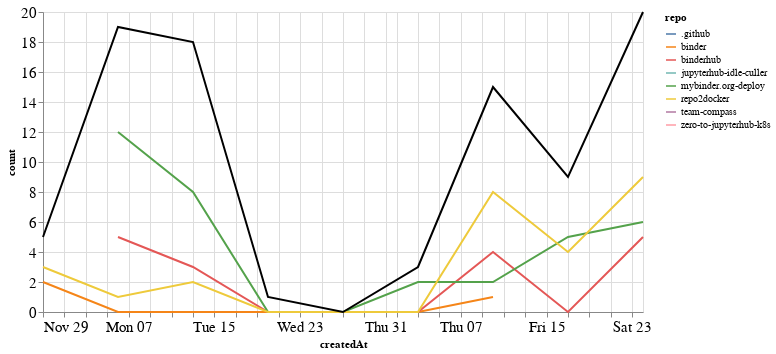

This figure's notebook cell:
### Markdown cell above
### Comments

### Code cell
comments_time = comments.groupby('repo').resample('W', on='createdAt').count()['author'].reset_index()
comments_time = comments_time.rename(columns={'author': 'count'})
comments_time_total = comments_time.groupby('createdAt').agg({"count": "sum"}).reset_index()
ch1 = alt.Chart(comments_time, width=600).mark_line().encode(
    x='createdAt',
    y='count',
    color='repo',
    tooltip="repo"
)

ch2 = alt.Chart(comments_time_total, width=600).mark_line(color="black").encode(
    x='createdAt',
    y='count',
)

ch1 + ch2

### Figure 1 — Vega-Lite specification as saved in the notebook (floating-point values rounded to 4 significant figures)
{"config": {"axisLeft": {"labelFontSize": 15}, "axisBottom": {"labelFontSize": 15}}, "layer": [{"data": {"name": "data-abe56807c6270080118525de98b57e03"}, "mark": "line", "encoding": {"color": {"type": "nominal", "field": "repo"}, "tooltip": {"type": "nominal", "field": "repo"}, "x": {"type": "temporal", "field": "createdAt"}, "y": {"type": "quantitative", "field": "count"}}, "width": 600}, {"data": {"name": "data-0ed85cc7c801f821a26f1b425b62c595"}, "mark": {"type": "line", "color": "black"}, "encoding": {"x": {"type": "temporal", "field": "createdAt"}, "y": {"type": "quantitative", "field": "count"}}, "width": 600}], "$schema": "https://vega.github.io/schema/vega-lite/v4.8.1.json", "datasets": {"data-abe56807c6270080118525de98b57e03": [{"repo": ".github", "createdAt": "2020-12-06T00:00:00", "count": 1}, {"repo": "binder", "createdAt": "2020-11-29T00:00:00", "count": 2}, {"repo": "binder", "createdAt": "2020-12-06T00:00:00", "count": 0}, {"repo": "binder", "createdAt": "2020-12-13T00:00:00", "count": 0}, {"repo": "binder", "createdAt": "2020-12-20T00:00:00", "count": 0}, {"repo": "binder", "createdAt": "2020-12-27T00:00:00", "count": 0}, {"repo": "binder", "createdAt": "2021-01-03T00:00:00", "count": 0}, {"repo": "binder", "createdAt": "2021-01-10T00:00:00", "count": 1}, {"repo": "binderhub", "createdAt": "2020-12-06T00:00:00", "count": 5}, {"repo": "binderhub", "createdAt": "2020-12-13T00:00:00", "count": 3}, {"repo": "binderhub", "createdAt": "2020-12-20T00:00:00", "count": 0}, {"repo": "binderhub", "createdAt": "2020-12-27T00:00:00", "count": 0}, {"repo": "binderhub", "createdAt": "2021-01-03T00:00:00", "count": 0}, {"repo": "binderhub", "createdAt": "2021-01-10T00:00:00", "count": 4}, {"repo": "binderhub", "createdAt": "2021-01-17T00:00:00", "count": 0}, {"repo": "binderhub", "createdAt": "2021-01-24T00:00:00", "count": 5}, {"repo": "jupyterhub-idle-culler", "createdAt": "2021-01-03T00:00:00", "count": 1}, {"repo": "mybinder.org-deploy", "createdAt": "2020-12-06T00:00:00", "count": 12}, {"repo": "mybinder.org-deploy", "createdAt": "2020-12-13T00:00:00", "count": 8}, {"repo": "mybinder.org-deploy", "createdAt": "2020-12-20T00:00:00", "count": 0}, {"repo": "mybinder.org-deploy", "createdAt": "2020-12-27T00:00:00", "count": 0}, {"repo": "mybinder.org-deploy", "createdAt": "2021-01-03T00:00:00", "count": 2}, {"repo": "mybinder.org-deploy", "createdAt": "2021-01-10T00:00:00", "count": 2}, {"repo": "mybinder.org-deploy", "createdAt": "2021-01-17T00:00:00", "count": 5}, {"repo": "mybinder.org-deploy", "createdAt": "2021-01-24T00:00:00", "count": 6}, {"repo": "repo2docker", "createdAt": "2020-11-29T00:00:00", "count": 3}, {"repo": "repo2docker", "createdAt": "2020-12-06T00:00:00", "count": 1}, {"repo": "repo2docker", "createdAt": "2020-12-13T00:00:00", "count": 2}, {"repo": "repo2docker", "createdAt": "2020-12-20T00:00:00", "count": 0}, {"repo": "repo2docker", "createdAt": "2020-12-27T00:00:00", "count": 0}, {"repo": "repo2docker", "createdAt": "2021-01-03T00:00:00", "count": 0}, {"repo": "repo2docker", "createdAt": "2021-01-10T00:00:00", "count": 8}, {"repo": "repo2docker", "createdAt": "2021-01-17T00:00:00", "count": 4}, {"repo": "repo2docker", "createdAt": "2021-01-24T00:00:00", "count": 9}, {"repo": "team-compass", "createdAt": "2020-12-20T00:00:00", "count": 1}, {"repo": "zero-to-jupyterhub-k8s", "createdAt": "2020-12-13T00:00:00", "count": 5}], "data-0ed85cc7c801f821a26f1b425b62c595": [{"createdAt": "2020-11-29T00:00:00", "count": 5}, {"createdAt": "2020-12-06T00:00:00", "count": 19}, {"createdAt": "2020-12-13T00:00:00", "count": 18}, {"createdAt": "2020-12-20T00:00:00", "count": 1}, {"createdAt": "2020-12-27T00:00:00", "count": 0}, {"createdAt": "2021-01-03T00:00:00", "count": 3}, {"createdAt": "2021-01-10T00:00:00", "count": 15}, {"createdAt": "2021-01-17T00:00:00", "count": 9}, {"createdAt": "2021-01-24T00:00:00", "count": 20}]}}
